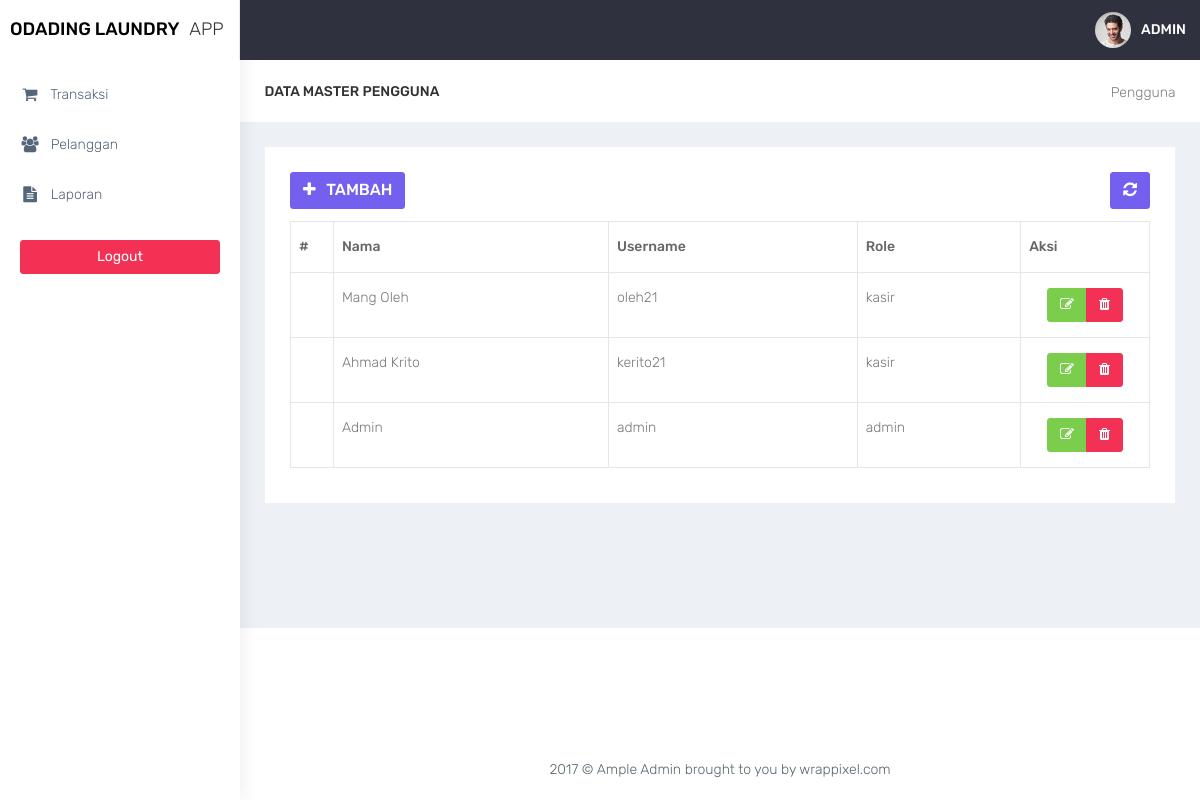
Screenshot of /kasir/pengguna.php (signed in) with the database file from the repository.
### tables this page shows
CREATE TABLE `user` (
  `id_user` int(11) NOT NULL,
  `nama_user` varchar(100) DEFAULT NULL,
  `username` varchar(32) DEFAULT NULL,
  `password` varchar(150) DEFAULT NULL,
  `outlet_id` int(11) DEFAULT NULL,
  `role` enum('admin','kasir','owner') DEFAULT NULL
);

### kasir/functions.php (called while the page is built, shortened)
<?php
function ambildata($conn,$query){
    $data = mysqli_query($conn,$query);
    if (mysqli_num_rows($data) > 0) {
        while($row = mysqli_fetch_assoc($data)){
        $hasil[] = $row;
    }
    return $hasil;
    }
}
?>

### kasir/pengguna.php (the view, shortened to what this page needs)
<?php
require 'functions.php';
require 'layout_header.php';
$query = 'SELECT * FROM user order by role desc';
$data = ambildata($conn,$query);
?>
<div class="container-fluid">
    <div class="row bg-title">
        <div class="col-lg-3 col-md-4 col-sm-4 col-xs-12">
            <h4 class="page-title">Data Master Pengguna</h4> </div>
        <div class="col-lg-9 col-sm-8 col-md-8 col-xs-12">
            <ol class="breadcrumb">
                <li><a href="#">Pengguna</a></li>
            </ol>
        </div>
    </div>
    <div class="row">
        <div class="col-md-12 col-lg-12 col-sm-12 col-xs-12">
            <div class="white-box">
                <div class="row">
                    <div class="col-md-6">
                        <a href="pengguna_tambah.php" class="btn btn-primary box-title"><i class="fa fa-plus fa-fw"></i> Tambah</a>
                    </div>
                    <div class="col-md-6 text-right">
                        <button id="btn-refresh" class="btn btn-primary box-title text-right" title="Refresh Data"><i class="fa fa-refresh" id="ic-refresh"></i></button>
                    </div>
                </div>
                <div class="table-responsive">
                    <table class="table table-bordered thead-dark" id="table">
                        <thead class="thead-dark">
                            <tr>
                                <th width="5%">#</th>
                                <th>Nama</th>
                                <th>Username</th>
                                <th>Role</th>
                                <th width="15%">Aksi</th>
                            </tr>
                        </thead>
                        <tbody>
                            <?php foreach($data as $user): ?>
                                <tr>
                                    <td></td>
                                    <td><?= $user['nama_user'] ?></td>
                                    <td><?= $user['username'] ?></td>
                                    <td><?= $user['role'] ?></td>
                                    <td align="center">
                                        <div class="btn-group" role="group" aria-label="Basic example">
                                          <a href="pengguna_edit.php?id=<?= $user['id_user']; ?>" data-toggle="tooltip" data-placement="bottom" title="Edit" class="btn btn-success"><i class="fa fa-edit"></i></a>
                                          <a href="pengguna_hapus.php?id=<?= $user['id_user']; ?>" onclick="return confirm('Yakin hapus data ? ');" data-toggle="tooltip" data-placement="bottom" title="Hapus" class="btn btn-danger"><i class="fa fa-trash"></i></a>
                                        </div>
                                    </td>
                                </tr>
                            <?php endforeach; ?>
                        </tbody>
                    </table>
                </div>
            </div>
        </div>
    </div>
</div>
<?php
require'layout_footer.php';

### assets/css/colors/default.css (style rules this page uses)
body { background: #fff; }

### rows the page displays
user: nama_user "Mang Oleh", username "oleh21", role "kasir"
user: nama_user "Ahmad Krito", username "kerito21", role "kasir"
user: nama_user "Admin", username "admin", role "admin"
